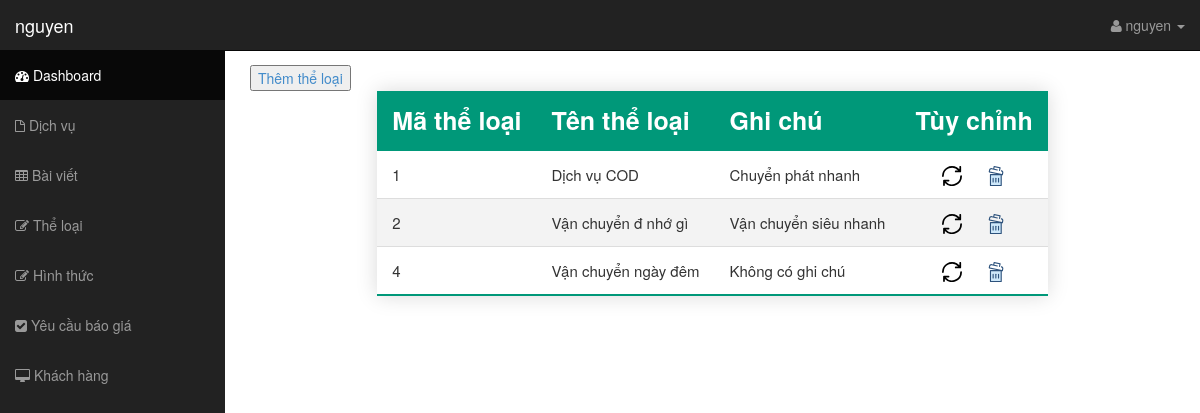
The page /controller/admin.php?view=theloai (signed in) on the database its author committed.
### tables this page shows
CREATE TABLE `theloai` (
  `matheloai` int(11) NOT NULL,
  `tentheloai` varchar(255) NOT NULL,
  `ghichu` varchar(255) DEFAULT 'Không có ghi chú'
);

### controller/admin.php (called while the page is built)
<?php
include "../view/admin/header.php";
include "../view/admin/admin.php";
include "../view/admin/footer.php";
?>

### model/thuvien.php (called while the page is built, shortened)
<?php
function showDatabase($pdo, $table) {
	$select = "SELECT * FROM $table";
	$stmt = $pdo->prepare($select);
	$stmt->execute();
	$element = $stmt->fetchAll(PDO::FETCH_ASSOC);
	return $element;
}
?>

### view/admin/theloai.php (the view)
<div>
    <button>
        <a href="../controller/them_dm.php">Thêm thể loại</a>
    </button>
</div>
<table class="styled-table">
    <thead>
        <tr>
            <th>Mã thể loại</th>
            <th>Tên thể loại</th>
            <th>Ghi chú</th>
            <th>Tùy chỉnh</th>
        </tr>
    </thead>
    <tbody>
        <?php
            $table = "theloai";
            $row = showDatabase($pdo, $table);
            foreach ($row as $value) {
        ?>
            <tr>
                <td><?php echo $value['matheloai'];?></td>
                <td><?php echo $value['tentheloai'];?></td>
                <td><?php echo $value['ghichu'];?></td>
                <td class="option">
                    <a class="update" href="../controller/sua_dm.php?matheloai=<?php echo $value['matheloai'];?>" value="">
                        <img src="../view/images/icon/update.svg" title="<?php echo $value['matheloai'];?>" alt="Cập nhật">
                    </a>
                    <a href="../controller/xoa_dm.php?matheloai=<?php echo $value['matheloai'];?>">
                        <img src="../view/images/icon/delete.svg" title="Xóa" alt="Xóa">
                    </a>
                </td>
            </tr>
        <?php } ?>
    </tbody>
</table>

### view/css/sb-admin.css (style rules this page uses)
body { margin-top: 50px; }

### view/css/admin.css (style rules this page uses)
.styled-table { border-collapse: collapse; margin: 0 auto; box-shadow: 0 0 20px rgba(0, 0, 0, 0.15); }
.styled-table thead tr { background: #009879; color: #fff; text-align: left; }
.styled-table th, .styled-table td { padding: 12px 15px; }
.styled-table th { font-size: 2.5rem; }
.styled-table td { font-size: 1.5rem; }
.styled-table tbody tr { border-bottom: 1px solid #dddddd; }
.styled-table tbody tr:nth-of-type(even) { background-color: #f3f3f3; }
.styled-table tbody tr:last-of-type { border-bottom: 2px solid #009879; }
.option { text-align: center; }
.option a { color: blue; margin: 10px; cursor: pointer; text-decoration: none; }
.option a img { width: 20px; }

### rows shown on the page
theloai: matheloai "1", tentheloai "Dịch vụ COD", ghichu "Chuyển phát nhanh"
theloai: matheloai "2", tentheloai "Vận chuyển đ nhớ gì", ghichu "Vận chuyển siêu nhanh"
theloai: matheloai "4", tentheloai "Vận chuyển ngày đêm", ghichu "Không có ghi chú"

### other values the page prints
$username "nguyen"
